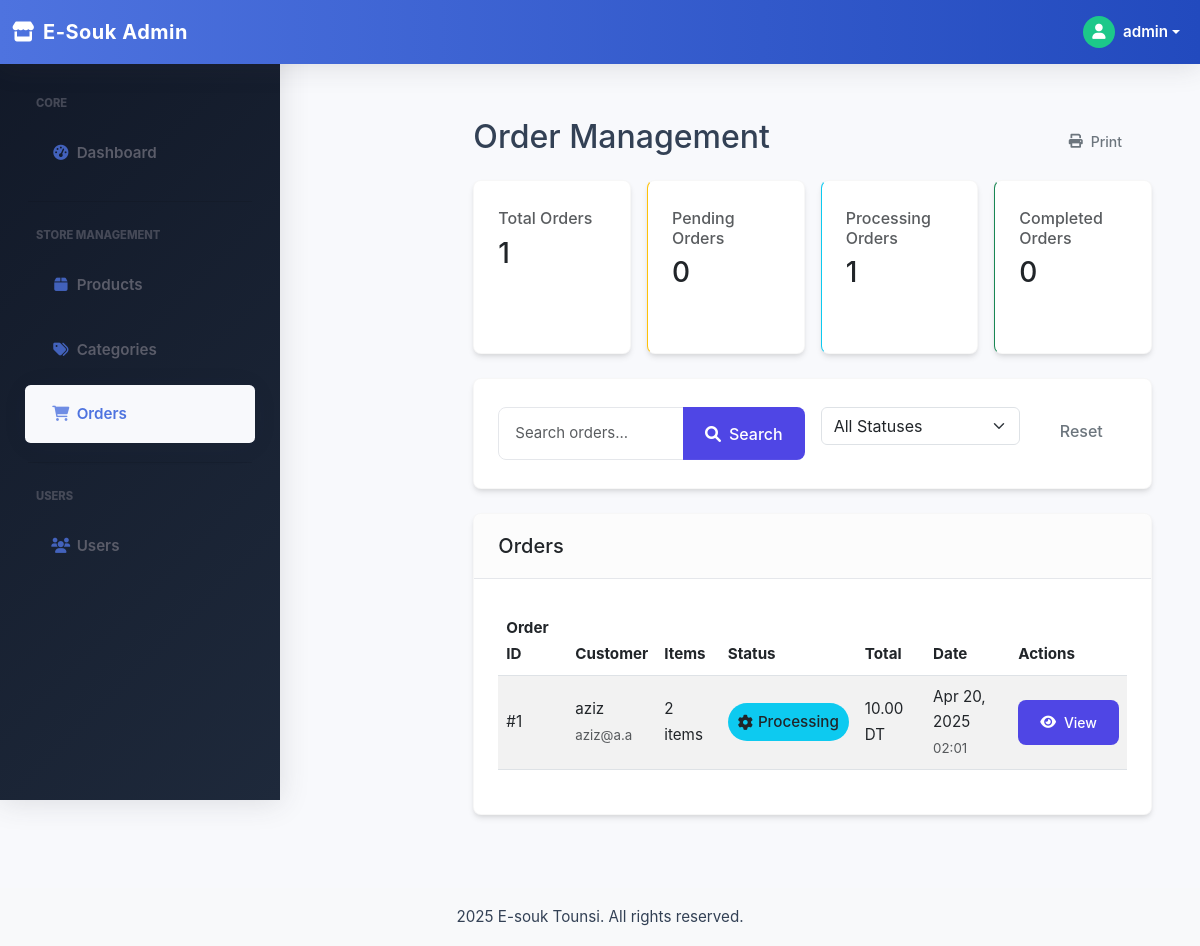
The app's page /admin/orders.php (signed in) with its own data.
### tables this page shows
CREATE TABLE `orders` (
  `id_order` int NOT NULL AUTO_INCREMENT,
  `user_id` int NOT NULL,
  `order_date` datetime DEFAULT CURRENT_TIMESTAMP,
  `total_price` decimal(10,2) DEFAULT NULL,
  `status` varchar(50) DEFAULT 'Pending',
  PRIMARY KEY (`id_order`),
  KEY `user_id` (`user_id`),
  CONSTRAINT `orders_ibfk_1` FOREIGN KEY (`user_id`) REFERENCES `user` (`id_user`) ON DELETE CASCADE
);

CREATE TABLE `user` (
  `id_user` int NOT NULL AUTO_INCREMENT,
  `name` varchar(100) NOT NULL,
  `email` varchar(100) NOT NULL,
  `password` varchar(255) NOT NULL,
  `role` enum('admin','customer') NOT NULL DEFAULT 'customer',
  `address` varchar(255) DEFAULT NULL,
  `phone` varchar(20) DEFAULT NULL,
  `created_at` datetime DEFAULT CURRENT_TIMESTAMP,
  PRIMARY KEY (`id_user`),
  UNIQUE KEY `email` (`email`)
);

### admin/orders.php (the view, shortened to what this page needs)
<?php
$db = Database::getInstance();
$page = isset($_GET['page']) ? intval($_GET['page']) : 1;
$limit = 10;
$offset = ($page - 1) * $limit;
$search = isset($_GET['search']) ? $_GET['search'] : '';
$status_filter = isset($_GET['status']) ? $_GET['status'] : '';
$where_conditions = [];
$params = [];
$where_clause = !empty($where_conditions) ? "WHERE " . implode(" AND ", $where_conditions) : "";
try {
    $count_sql = "
        SELECT COUNT(*) as total
        FROM orders o
        JOIN user u ON o.user_id = u.id_user
        $where_clause
    ";
    $count_stmt = $db->prepare($count_sql);
    $count_stmt->execute($params);
    $total_orders = $count_stmt->fetch(PDO::FETCH_ASSOC)['total'];
} catch (PDOException $e) {
    $error_message = "Error counting orders: " . $e->getMessage();
    $total_orders = 0;
    $total_pages = 1;
}
try {
    $orders_sql = "
        SELECT o.id_order as order_id, o.status, o.total_price, o.order_date, u.name as customer_name,
               u.email, COUNT(op.product_id) as item_count, SUM(op.quantity) as total_items
        FROM orders o
        JOIN user u ON o.user_id = u.id_user
        LEFT JOIN order_product op ON o.id_order = op.order_id
        $where_clause
        GROUP BY o.id_order
        ORDER BY o.order_date DESC
        LIMIT $limit OFFSET $offset
    ";
    $orders_stmt = $db->prepare($orders_sql);
    $orders_stmt->execute($params);
    $orders = $orders_stmt->fetchAll(PDO::FETCH_ASSOC);
} catch (PDOException $e) {
    $error_message = "Error retrieving orders: " . $e->getMessage();
    $orders = [];
}
?>
<!DOCTYPE html>
<html lang="en">
<head>
    <link href="https://cdn.jsdelivr.net/npm/bootstrap@5.3.0/dist/css/bootstrap.min.css" rel="stylesheet">
    <link rel="stylesheet" href="https://cdnjs.cloudflare.com/ajax/libs/font-awesome/6.4.0/css/all.min.css">
    <link rel="stylesheet" href="./css/admin.css" />
</head>
<body>
    <div class="container-fluid">
        <div class="row">
            <?php include 'includes/header.php'; ?>
            <main class="col-md-9 ms-sm-auto col-lg-10 px-md-4 py-4">
                <div class="d-flex justify-content-between flex-wrap flex-md-nowrap align-items-center mb-3">
                    <h1 class="h2">Order Management</h1>
                    <div>
                        <button class="btn btn-sm btn-outline-secondary me-2" onclick="window.print()">
                            <i class="fas fa-print"></i> Print
                        </button>
                    </div>
                </div>
                <div class="row g-3 mb-4">
                    <div class="col-md-3">
                        <div class="card order-summary-card h-100">
                            <div class="card-body">
                                <h6 class="text-muted">Total Orders</h6>
                                <h3><?php echo $total_orders; ?></h3>
                            </div>
                        </div>
                    </div>
                    <?php
                    $status_counts = [
                        'Pending' => 0,
                        'Processing' => 0,
                        'Shipped' => 0,
                        'Completed' => 0,
                        'Cancelled' => 0
                    ];
                    try {
                        $status_stmt = $db->query("SELECT status, COUNT(*) as count FROM orders GROUP BY status");
                        while ($row = $status_stmt->fetch(PDO::FETCH_ASSOC)) {
                            if (isset($status_counts[$row['status']])) {
                                $status_counts[$row['status']] = $row['count'];
                            }
                        }
                    } catch (PDOException $e) {
                    }
                    ?>
                    <div class="col-md-3">
                        <div class="card order-summary-card h-100" style="border-left-color: #ffc107;">
                            <div class="card-body">
                                <h6 class="text-muted">Pending Orders</h6>
                                <h3><?php echo $status_counts['Pending']; ?></h3>
                            </div>
                        </div>
                    </div>
                    <div class="col-md-3">
                        <div class="card order-summary-card h-100" style="border-left-color: #0dcaf0;">
                            <div class="card-body">
                                <h6 class="text-muted">Processing Orders</h6>
                                <h3><?php echo $status_counts['Processing']; ?></h3>
                            </div>
                        </div>
                    </div>
                    <div class="col-md-3">
                        <div class="card order-summary-card h-100" style="border-left-color: #198754;">
                            <div class="card-body">
                                <h6 class="text-muted">Completed Orders</h6>
                                <h3><?php echo $status_counts['Completed']; ?></h3>
                            </div>
                        </div>
                    </div>
                </div>
                <div class="card mb-4">
                    <div class="card-body">
                        <form method="get" class="row g-3">
                            <div class="col-md-6">
                                <div class="input-group">
                                    <input type="text" name="search" class="form-control" placeholder="Search orders..." value="<?php echo htmlspecialchars($search); ?>">
                                    <button type="submit" class="btn btn-primary">
                                        <i class="fas fa-search"></i> Search
                                    </button>
                                </div>
                            </div>
                            <div class="col-md-4">
                                <select name="status" class="form-select" onchange="this.form.submit()">
                                    <option value="">All Statuses</option>
                                </select>
                            </div>
                            <div class="col-md-2">
                                <a href="orders.php" class="btn btn-outline-secondary w-100">Reset</a>
                            </div>
                        </form>
                    </div>
                </div>
                <div class="card mb-4">
                    <div class="card-header">
                        <h5 class="card-title mb-0">Orders</h5>
                    </div>
                    <div class="card-body">
                        <div class="table-responsive">
                            <table class="table table-striped table-hover align-middle">
                                <thead>
                                    <tr>
                                        <th>Order ID</th>
                                        <th>Customer</th>
                                        <th>Items</th>
                                        <th>Status</th>
                                        <th>Total</th>
                                        <th>Date</th>
                                        <th>Actions</th>
                                    </tr>
                                </thead>
                                <tbody>
                                    <?php foreach ($orders as $order): ?>
                                    <tr>
                                        <td>#<?php echo $order['order_id']; ?></td>
                                        <td>
                                            <div><?php echo htmlspecialchars($order['customer_name']); ?></div>
                                            <small class="text-muted"><?php echo htmlspecialchars($order['email']); ?></small>
                                        </td>
                                        <td><?php echo $order['total_items'] ?? 0; ?> items</td>
                                        <td>
                                            <?php
                                                $status_color = 'secondary';
                                                $status_icon = 'circle-question';
                                                switch($order['status']) {
                                                    case 'Processing':
                                                        $status_color = 'info';
                                                        $status_icon = 'gear';
                                                        break;
                                                }
                                            ?>
                                            <span class="status-badge bg-<?php echo $status_color; ?>">
                                                <i class="fas fa-<?php echo $status_icon; ?>"></i>
                                                <?php echo htmlspecialchars($order['status']); ?>
                                            </span>
                                        </td>
                                        <td><?php echo number_format($order['total_price'], 2); ?> DT</td>
                                        <td>
                                            <?php
                                                $order_date = new DateTime($order['order_date']);
                                                echo $order_date->format('M d, Y');
                                                echo '<br><small class="text-muted">' . $order_date->format('H:i') . '</small>';
                                            ?>
                                        </td>
                                        <td>
                                            <a href="?order_id=<?php echo $order['order_id']; ?><?php echo !empty($search) ? '&search=' . urlencode($search) : ''; ?><?php echo !empty($status_filter) ? '&status=' . urlencode($status_filter) : ''; ?>&page=<?php echo $page; ?>" class="btn btn-sm btn-primary">
                                                <i class="fas fa-eye"></i> View
                                            </a>
                                        </td>
                                    </tr>
                                    <?php endforeach; ?>
                                </tbody>
                            </table>
                        </div>
                    </div>
                </div>
            </main>
        </div>
    </div>
    <?php include('includes/footer.php'); ?>
</body>
</html>

### admin/css/admin.css (style rules this page uses)
* { margin: 0; padding: 0; box-sizing: border-box; font-family: 'Inter', system-ui, -apple-system, BlinkMacSystemFont, sans-serif; }
:root { --primary: #4f46e5; --primary-light: #818cf8; --secondary: #10b981; --danger: #ef4444; --warning: #f59e0b; --info: #3b82f6; --dark: #111827; --light: #f9fafb; --gray: #6b7280; --border: #e5e7eb; --sidebar-width: 280px; --header-height: 70px; --shadow-sm: 0 1px 2px 0 rgba(0, 0, 0, 0.05); --shadow: 0 4px 6px -1px rgba(0, 0, 0, 0.1), 0 2px 4px -1px rgba(0, 0, 0, 0.06); --shadow-lg: 0 10px 15px -3px rgba(0, 0, 0, 0.1), 0 4px 6px -2px rgba(0, 0, 0, 0.05); --shadow-xl: 0 20px 25px -5px rgba(0, 0, 0, 0.1), 0 10px 10px -5px rgba(0, 0, 0, 0.04); --transition: all 0.25s cubic-bezier(0.4, 0, 0.2, 1); --radius-sm: 0.375rem; --radius: 0.5rem; --radius-lg: 0.75rem; }
body { background-color: #f8fafc; color: #334155; line-height: 1.7; font-size: 0.95rem; }
.card { background-color: white; border-radius: var(--radius); box-shadow: var(--shadow); margin-bottom: 28px; overflow: hidden; transition: var(--transition); border: 1px solid rgba(0, 0, 0, 0.03); }
.card-header { padding: 20px 24px; border-bottom: 1px solid var(--border); font-weight: 600; display: flex; justify-content: space-between; align-items: center; background-color: rgba(0, 0, 0, 0.01); }
.card-body { padding: 28px 24px; }
.form-control { width: 100%; padding: 14px 16px; border: 1px solid var(--border); border-radius: var(--radius); font-size: 15px; transition: var(--transition); background-color: #fff; }
.btn { padding: 12px 22px; border: none; border-radius: var(--radius); cursor: pointer; font-weight: 500; transition: var(--transition); display: inline-flex; align-items: center; justify-content: center; gap: 8px; position: relative; overflow: hidden; }
.btn::after { content: ''; position: absolute; width: 100%; height: 100%; top: 0; left: 0; background-color: rgba(255, 255, 255, 0.1); transform: translateY(100%); transition: transform 0.3s ease; }
.btn-primary { background-color: var(--primary); color: white; }

### admin/orders.php (style rules this page uses)
.order-summary-card { border-left: 4px solid #0d6efd; background-color: #f8f9fa; }
.status-badge { display: inline-flex; align-items: center; gap: 5px; padding: 6px 10px; border-radius: 20px; font-weight: 500; }

### admin/includes/header.php (style rules this page uses)
:root { --primary-color: #4e73df; --secondary-color: #1cc88a; --dark-color: #5a5c69; --light-color: #f8f9fc; }
body { font-family: 'Nunito', sans-serif; background-color: #f8f9fc; }

### records on screen
orders: id_order "1", user.name "aziz", user.email "aziz@a.a", total_items "2", status "Processing", total_price "10.00", order_date "Apr 20, 2025", order_date "02:01"

### other values on screen
$_SESSION['user_name'] "admin"
$total_orders "1"
$status_counts['Pending'] "0"
$status_counts['Processing'] "1"
$status_counts['Completed'] "0"
